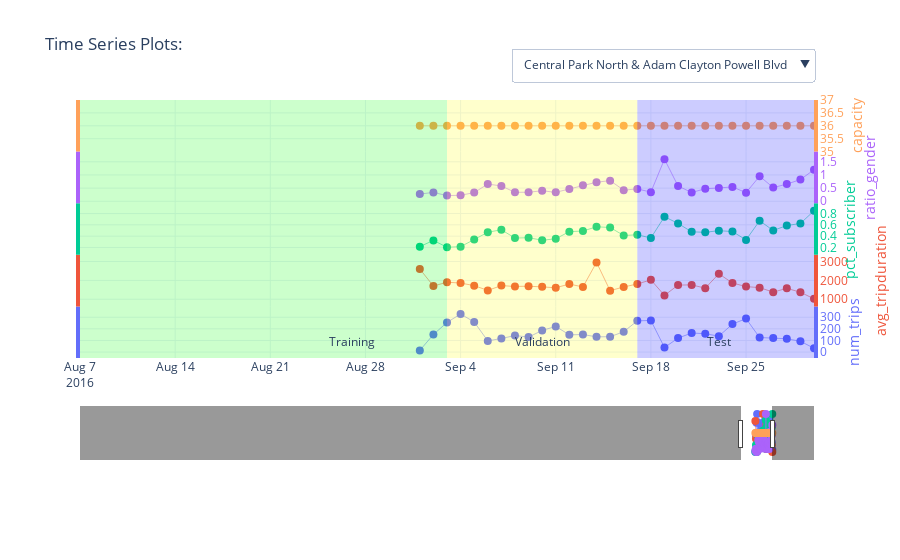

Here is the notebook cell this chart was saved with:
### Markdown cell above
### Plot Time Series

Create an interactive chart for review individual time series (bike stations) and scrolling through the time range by using [Plotly](https://plotly.com/python/):

### Code cell
# NA values in Pandas will not convert to JSON which Plotly uses:
rawSeries = rawSeries.fillna(np.nan).replace([np.nan], [None])

# create a figure:
fig = go.Figure()

# get a list of colors to use:
colors = px.colors.qualitative.Plotly

# list of columns to plot over time : target and covariates
variables = [TARGET_COLUMN] + COVARIATE_COLUMNS

# create dropdown/button to toggle series
buttons = []
b = 0 # default button index

# iterate through series:
series = rawSeries[SERIES_COLUMN].unique().tolist()[0:viz_limit]
for s in series:
    # iterate trhough columns
    for y, v in enumerate(variables):
        fig.add_trace(
            go.Scatter(
                x = rawSeries[rawSeries[SERIES_COLUMN]==s][TIME_COLUMN],
                y = rawSeries[rawSeries[SERIES_COLUMN]==s][v],
                name = f'{v}',
                text = rawSeries[rawSeries[SERIES_COLUMN]==s][v],
                yaxis = f"y{y+1}",
                hoverinfo='name+x+text',
                line = {'width': 0.5},
                marker = {'size': 8},
                mode = 'lines+markers',
                showlegend = False,
                visible = (b==0) # make a series visible as default: this uses the first series
            )
        )
    
    # which button to show:
    ff = 0 # count of forecast related traces add to each series
    which_buttons = [False] * len(series) * (len(variables) + ff)
    which_buttons[b * (len(variables) +ff):(b+1)*(len(variables) + ff)] = [True] * (len(variables) + ff)

    # create button for series:
    button = dict(
        label = s,
        method = 'update',
        args = [{'visible': which_buttons}]
    )
    buttons.append(button)
    b += 1

# add split regions: training
fig.add_shape(
    fillcolor = 'rgba(0, 255, 0, 0.2)',
    line = {'width': 0},
    type = 'rect',
    x0 = keyDates['start_date'][0],
    x1 = keyDates['val_start'][0],
    xref = 'x',
    y0 = 0,
    y1 = 1,
    yref = 'paper'
)
fig.add_annotation(
    x = keyDates['val_start'][0] - (keyDates['test_start'][0]-keyDates['val_start'][0])/2,
    y = 0,
    ax = 0, ay = 0,
    yref = 'y1',
    xref = 'x',
    text = 'Training',
    yanchor = 'bottom'
)

# add split regions: validation
fig.add_shape(
    fillcolor = 'rgba(255, 255, 0, 0.2)',
    line = {'width': 0},
    type = 'rect',
    x0 = keyDates['val_start'][0],
    x1 = keyDates['test_start'][0],
    xref = 'x',
    y0 = 0,
    y1 = 1,
    yref = 'paper'
)
fig.add_annotation(
    x = keyDates['val_start'][0] + (keyDates['test_start'][0]-keyDates['val_start'][0])/2,
    y = 0,
    ax = 0, ay = 0,
    yref = 'y1',
    xref = 'x',
    text = 'Validation',
    yanchor = 'bottom'
)

# add split regions: test
fig.add_shape(
    fillcolor = 'rgba(0, 0, 255, 0.2)',
    line = {'width': 0},
    type = 'rect',
    x0 = keyDates['test_start'][0],
    x1 = keyDates['end_date'][0],
    xref = 'x',
    y0 = 0,
    y1 = 1,
    yref = 'paper'
)
fig.add_annotation(
    x = keyDates['test_start'][0] + (keyDates['end_date'][0]-keyDates['test_start'][0])/2,
    y = 0,
    ax = 0, ay = 0,
    yref = 'y1',
    xref = 'x',
    text = 'Test',
    yanchor = 'bottom'
)

# configure axes layout:
layout = dict(
    xaxis =  dict(
        range = [keyDates['end_date'][0] - 2*(keyDates['end_date'][0] - keyDates['val_start'][0]), keyDates['end_date'][0]],
        rangeslider = dict(
            autorange = True,
            range = [keyDates['start_date'][0], keyDates['end_date'][0]]
        ),
        type = 'date'
    )
)
for v, variable in enumerate(variables):
    layout[f'yaxis{v+1}'] = dict(
        anchor = 'x',
        domain = [v*(1/len(variables)), (v+1)*(1/len(variables))],
        autorange = True,
        mirror = True,
        autoshift = True,
        title = dict(text = variable, standoff = 10 + 20 * (v % 2), font = dict(color = colors[v])),
        tickfont = dict(color = colors[v]),
        tickmode = 'auto',
        linecolor = colors[v],
        linewidth = 4,
        showline = True,
        side = 'right',
        type = 'linear',
        zeroline = False
    )

# final update of display before rendering
fig.update_layout(
    layout,
    title = 'Time Series Plots:',
    dragmode="zoom",
    hovermode="x",
    legend=dict(traceorder="reversed"),
    height=600,
    template="plotly_white",
    margin=dict(
        t=100,
        b=100
    ),
    updatemenus = [
        dict(
            buttons = buttons,
            type = 'dropdown',
            direction = 'down',
            x = 1,
            y = 1.2,
            showactive = True
        )
    ]
)

# render the interactive plot:
fig.show()
